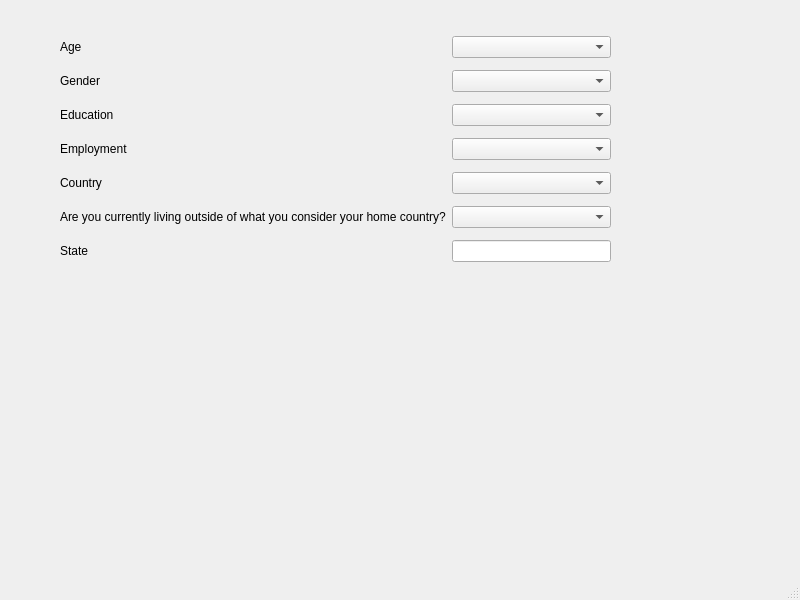
<?xml version="1.0" encoding="UTF-8"?>
<ui version="4.0">
 <class>MainWindow</class>
 <widget class="QMainWindow" name="MainWindow">
  <property name="geometry">
   <rect>
    <x>0</x>
    <y>0</y>
    <width>800</width>
    <height>600</height>
   </rect>
  </property>
  <property name="windowTitle">
   <string>MainWindow</string>
  </property>
  <widget class="QWidget" name="centralwidget">
   <widget class="QWidget" name="">
    <property name="geometry">
     <rect>
      <x>60</x>
      <y>30</y>
      <width>551</width>
      <height>240</height>
     </rect>
    </property>
    <layout class="QGridLayout" name="gridLayout">
     <item row="5" column="0">
      <widget class="QLabel" name="lblExpat">
       <property name="text">
        <string>Are you currently living outside of what you consider your home country?</string>
       </property>
      </widget>
     </item>
     <item row="5" column="1">
      <widget class="QComboBox" name="cboExpat"/>
     </item>
     <item row="2" column="0">
      <widget class="QLabel" name="lblEdu">
       <property name="text">
        <string>Education</string>
       </property>
      </widget>
     </item>
     <item row="2" column="1">
      <widget class="QComboBox" name="cboEducation"/>
     </item>
     <item row="3" column="1">
      <widget class="QComboBox" name="cboEmployment"/>
     </item>
     <item row="1" column="0">
      <widget class="QLabel" name="lblGender">
       <property name="text">
        <string>Gender</string>
       </property>
      </widget>
     </item>
     <item row="1" column="1">
      <widget class="QComboBox" name="cboGender"/>
     </item>
     <item row="3" column="0">
      <widget class="QLabel" name="lblEmployeement">
       <property name="text">
        <string>Employment</string>
       </property>
      </widget>
     </item>
     <item row="4" column="1">
      <widget class="QComboBox" name="cboCountry"/>
     </item>
     <item row="4" column="0">
      <widget class="QLabel" name="lblCountry">
       <property name="text">
        <string>Country</string>
       </property>
      </widget>
     </item>
     <item row="0" column="1">
      <widget class="QComboBox" name="cboAge"/>
     </item>
     <item row="0" column="0">
      <widget class="QLabel" name="lblAge">
       <property name="text">
        <string>Age</string>
       </property>
      </widget>
     </item>
     <item row="6" column="0">
      <widget class="QLabel" name="lblState">
       <property name="text">
        <string>State</string>
       </property>
      </widget>
     </item>
     <item row="6" column="1">
      <widget class="QLineEdit" name="lneState"/>
     </item>
    </layout>
   </widget>
  </widget>
  <widget class="QMenuBar" name="menubar">
   <property name="geometry">
    <rect>
     <x>0</x>
     <y>0</y>
     <width>800</width>
     <height>24</height>
    </rect>
   </property>
  </widget>
  <widget class="QStatusBar" name="statusbar"/>
 </widget>
 <resources/>
 <connections/>
</ui>
